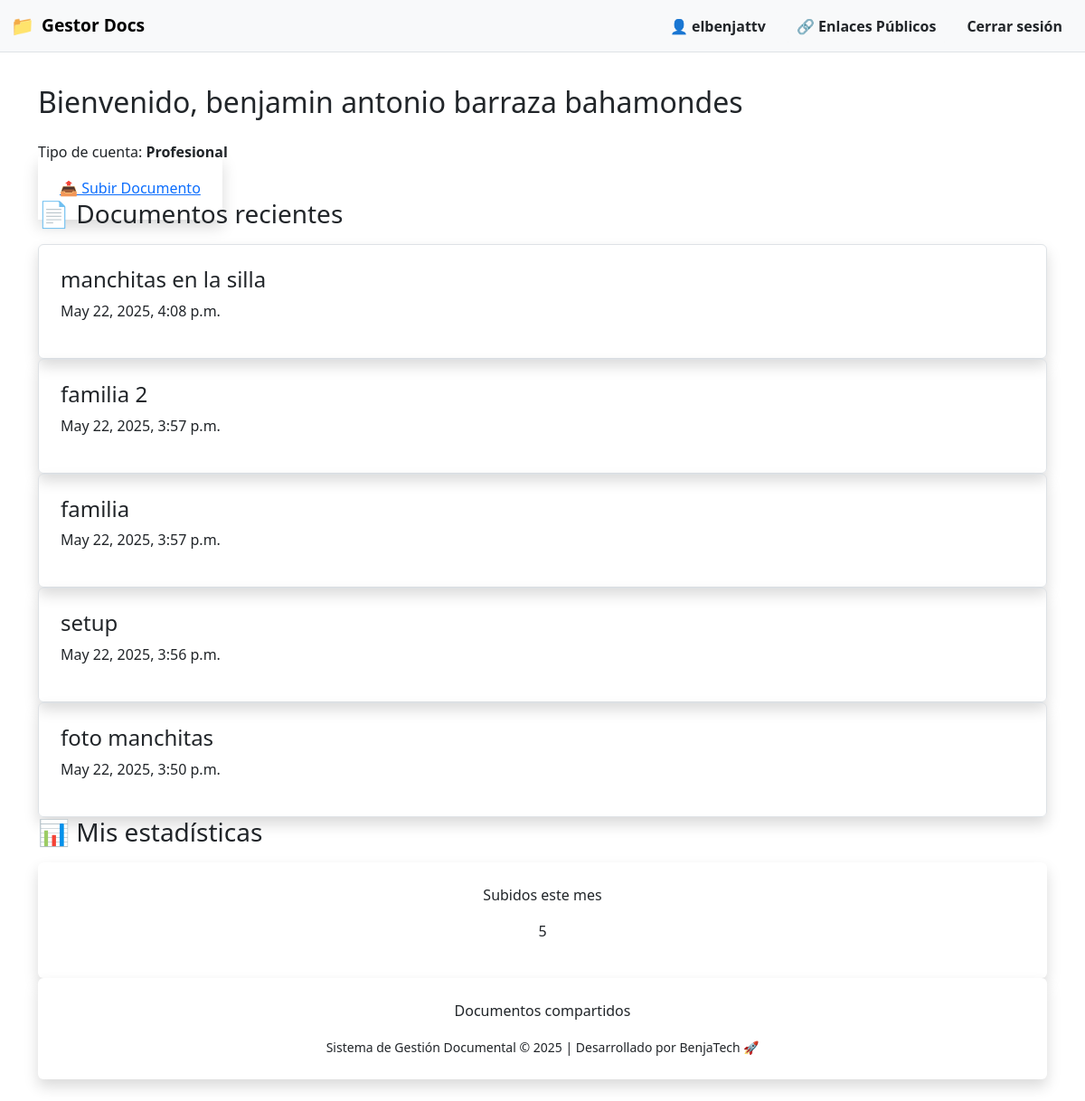
/dashboard/profesional/ (signed in), run on the app's committed database.
### documentos/models.py (models this page shows, shortened)
class Documento(models.Model):
    nombre = models.CharField(max_length=200)
    archivo = models.FileField(upload_to='documentos/')
    etiquetas = models.CharField(max_length=100, blank=True)
    fecha_subida = models.DateTimeField(auto_now_add=True)
    usuario = models.ForeignKey(User, on_delete=models.CASCADE)
    enlace_publico = models.UUIDField(default=uuid.uuid4, unique=True, editable=False, null=True, blank=True)
    expiracion_enlace = models.DateTimeField(blank=True, null=True)
    fecha_expiracion = models.DateTimeField(null=True, blank=True)
    activo = models.BooleanField(default=True)

### documentos/views.py (the view)
# urls.py: path('dashboard/profesional/', views.vista_profesional, name='vista_profesional'),
def vista_profesional(request):
    stats = calcular_estadisticas_profesional(request.user)
    documentos_recientes = Documento.objects.filter(usuario=request.user).order_by('-fecha_subida')[:6]
    return render(request, 'documentos/profesional_home.html', {
        'documentos_recientes': documentos_recientes,
        'stats': stats
    })

### documentos/utils.py (called while the page is built)
def calcular_estadisticas_profesional(usuario):
    ahora = timezone.now()
    inicio_mes = ahora.replace(day=1)
    subidos_mes = Documento.objects.filter(
        usuario=usuario,
        fecha_subida__gte=inicio_mes
    ).count()
    compartidos = Documento.objects.filter(
        usuario=usuario,
        enlace_publico__isnull=False  # o usa tu propio campo de "compartido"
    ).count()
    documentos_usuario = Documento.objects.filter(usuario=usuario)
    espacio_total = sum(doc.archivo.size for doc in documentos_usuario) / (1024 * 1024)  # en MB
    return {
        'subidos_mes': subidos_mes,
        'compartidos': compartidos,
        'espacio_usado': round(espacio_total, 2)
    }

### documentos/templates/documentos/profesional_home.html (shortened to what this page needs)
{% extends 'documentos/base.html' %}
{% block content %}
<div class="container mx-auto p-6">
  <h2 class="text-2xl font-bold mb-4">Bienvenido, {{ user.first_name }}</h2>
  <p class="text-gray-600 mb-6">Tipo de cuenta: <strong>Profesional</strong></p>
  <div class="grid grid-cols-2 md:grid-cols-4 gap-4 mb-6">
    <a href="{% url 'documentos:subir' %}" class="bg-blue-100 hover:bg-blue-200 p-4 rounded-xl shadow">
      📤 Subir Documento
    </a>
  </div>
  <h3 class="text-xl font-semibold mb-3">📄 Documentos recientes</h3>
  <div class="grid grid-cols-1 md:grid-cols-3 gap-4 mb-6">
    {% for doc in documentos_recientes %}
      <div class="p-4 border rounded shadow">
        <h4 class="font-bold">{{ doc.nombre }}</h4>
        <p class="text-sm text-gray-500">{{ doc.fecha_subida }}</p>
      </div>
    {% empty %}
      <p class="text-gray-500">No hay documentos recientes.</p>
    {% endfor %}
  </div>
  <h3 class="text-xl font-semibold mb-3">📊 Mis estadísticas</h3>
  <div class="grid grid-cols-1 md:grid-cols-3 gap-4">
    <div class="bg-white p-4 rounded shadow text-center">
      <p class="text-sm text-gray-500">Subidos este mes</p>
      <p class="text-2xl font-bold">{{ stats.subidos_mes }}</p>
    </div>
    <div class="bg-white p-4 rounded shadow text-center">
      <p class="text-sm text-gray-500">Documentos compartidos</p>
      <p class="text-2xl fon
{% endblock %}

### documentos/templates/documentos/base.html (shortened to what this page needs)
{% load static %}
<!DOCTYPE html>
<html lang="es">
<head>
    <link href="https://cdn.jsdelivr.net/npm/bootstrap@5.3.2/dist/css/bootstrap.min.css" rel="stylesheet">
    <link href="https://cdn.jsdelivr.net/npm/bootstrap-icons@1.10.5/font/bootstrap-icons.css" rel="stylesheet">
</head>
<body class="d-flex flex-column min-vh-100">
<nav class="navbar navbar-expand-lg navbar-light bg-light border-bottom fixed-top">
  <div class="container-fluid">
    <a class="navbar-brand d-flex align-items-center" href="{% url 'documentos:home' %}">
        <span style="font-size: 1.3rem;">📁</span>
        <span class="ms-2">Gestor Docs</span>
    </a>
    <div class="collapse navbar-collapse justify-content-end" id="navbarContenido">
      {% if user.is_authenticated %}
        <div class="d-lg-flex align-items-center gap-2 nav-mobile-group mt-2 mt-lg-0">
          <a href="{% url 'documentos:perfil' %}" class="btn btn-light text-dark fw-semibold d-flex align-items-center justify-content-center">
            👤 {{ user.username }}
        </a>
          <a href="{% url 'documentos:mis_enlaces' %}" class="btn btn-light text-dark fw-semibold d-flex align-items-center justify-content-center">
            🔗 Enlaces Públicos
          </a>
          <form method="post" action="{% url 'logout' %}" class="d-inline">
            <button type="submit" class="btn btn-light text-dark fw-semibold d-flex align-items-center justify-content-center">Cerrar sesión</button>
          </form>
        </div>
      {% endif %}
    </div>
  </div>
</nav>
<div class="container-fluid px-3 my-4 flex-grow-1">
  {% block content %}
  {% endblock %}
</div>
<footer class="bg-light text-center text-muted py-3 border-top mt-auto">
  <div class="container">
    <small>
      Sistema de Gestión Documental © {% now "Y" %} | Desarrollado por BenjaTech 🚀
    </small>
  </div>
</body>
</html>

### documentos/templates/documentos/base.html (style rules this page uses)
body { padding-top: 70px; }
.navbar-brand span { font-weight: bold; font-size: 1.2rem; }

### data on the page
Documento: nombre "manchitas en la silla", fecha_subida "May 22, 2025, 4:08 p.m."
Documento: nombre "familia 2", fecha_subida "May 22, 2025, 3:57 p.m."
Documento: nombre "familia", fecha_subida "May 22, 2025, 3:57 p.m."
Documento: nombre "setup", fecha_subida "May 22, 2025, 3:56 p.m."
Documento: nombre "foto manchitas", fecha_subida "May 22, 2025, 3:50 p.m."

### other printed values
{{ user.username }} "elbenjattv"
{{ user.first_name }} "benjamin antonio barraza bahamondes"
{{ stats.subidos_mes }} "5"
